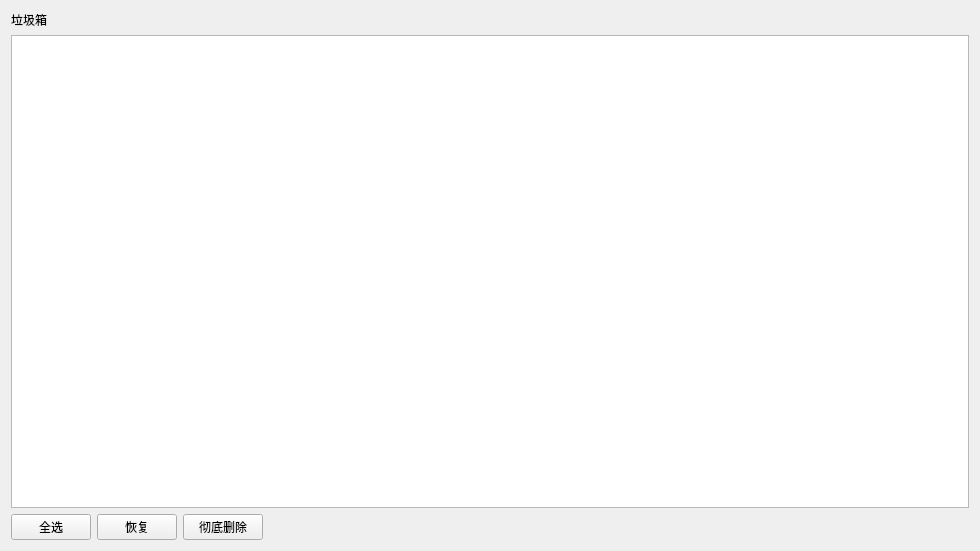
<?xml version="1.0" encoding="UTF-8"?>
<ui version="4.0">
 <class>DeletedBox</class>
 <widget class="QWidget" name="DeletedBox">
  <property name="geometry">
   <rect>
    <x>0</x>
    <y>0</y>
    <width>980</width>
    <height>551</height>
   </rect>
  </property>
  <property name="windowTitle">
   <string>Form</string>
  </property>
  <layout class="QVBoxLayout" name="verticalLayout">
   <item>
    <widget class="QLabel" name="label">
     <property name="text">
      <string>垃圾箱</string>
     </property>
    </widget>
   </item>
   <item>
    <widget class="QTableView" name="tableView"/>
   </item>
   <item>
    <layout class="QHBoxLayout" name="horizontalLayout">
     <item>
      <widget class="QPushButton" name="allSelectButton">
       <property name="text">
        <string>全选</string>
       </property>
      </widget>
     </item>
     <item>
      <widget class="QPushButton" name="recoverButton">
       <property name="text">
        <string>恢复</string>
       </property>
      </widget>
     </item>
     <item>
      <widget class="QPushButton" name="completeDelButton">
       <property name="text">
        <string>彻底删除</string>
       </property>
      </widget>
     </item>
     <item>
      <spacer name="horizontalSpacer">
       <property name="orientation">
        <enum>Qt::Horizontal</enum>
       </property>
       <property name="sizeHint" stdset="0">
        <size>
         <width>40</width>
         <height>20</height>
        </size>
       </property>
      </spacer>
     </item>
    </layout>
   </item>
  </layout>
 </widget>
 <resources/>
 <connections/>
</ui>
